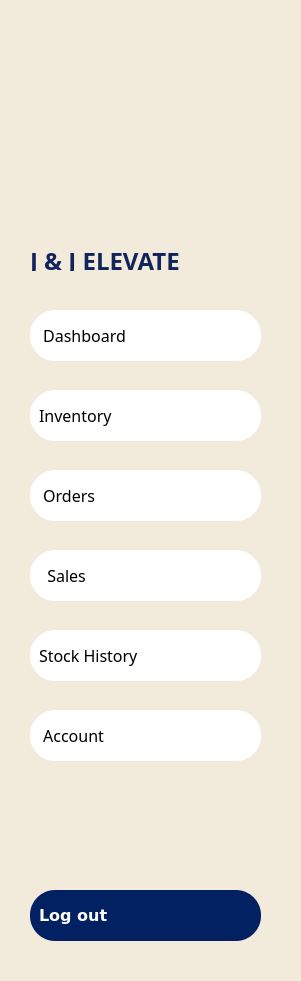
  <widget class="QFrame" name="LeftMenuBar">
   <property name="geometry">
    <rect>
     <x>0</x>
     <y>0</y>
     <width>301</width>
     <height>981</height>
    </rect>
   </property>
   <property name="font">
    <font>
     <pointsize>14</pointsize>
    </font>
   </property>
   <property name="styleSheet">
    <string notr="true">background-color: rgba(235, 224, 204, 0.47); /* #ebe0cc with 47% opacity */</string>
   </property>
   <property name="frameShape">
    <enum>QFrame::NoFrame</enum>
   </property>
   <property name="frameShadow">
    <enum>QFrame::Raised</enum>
   </property>
   <widget class="QLabel" name="JJelevate_text">
    <property name="geometry">
     <rect>
      <x>30</x>
      <y>250</y>
      <width>251</width>
      <height>21</height>
     </rect>
    </property>
    <property name="font">
     <font>
      <family>Montserrat ExtraBold</family>
      <pointsize>18</pointsize>
      <weight>75</weight>
      <bold>true</bold>
     </font>
    </property>
    <property name="styleSheet">
     <string notr="true">color: #12245c; 
background: transparent;
</string>
    </property>
    <property name="text">
     <string>J &amp; J ELEVATE</string>
    </property>
    <property name="scaledContents">
     <bool>true</bool>
    </property>
   </widget>
   <widget class="QLabel" name="Logo">
    <property name="geometry">
     <rect>
      <x>30</x>
      <y>50</y>
      <width>241</width>
      <height>171</height>
     </rect>
    </property>
    <property name="styleSheet">
     <string notr="true">background: transparent;</string>
    </property>
    <property name="text">
     <string/>
    </property>
    <property name="pixmap">
     <pixmap>../resources/images/JJLOGO.png</pixmap>
    </property>
    <property name="scaledContents">
     <bool>true</bool>
    </property>
    <property name="alignment">
     <set>Qt::AlignCenter</set>
    </property>
   </widget>
   <widget class="QPushButton" name="pushButton_Dashboard">
    <property name="geometry">
     <rect>
      <x>30</x>
      <y>310</y>
      <width>231</width>
      <height>51</height>
     </rect>
    </property>
    <property name="font">
     <font>
      <family>Montserrat Medium</family>
      <pointsize>12</pointsize>
      <weight>50</weight>
      <italic>false</italic>
      <bold>false</bold>
     </font>
    </property>
    <property name="styleSheet">
     <string notr="true">QPushButton {
    background-color: white;
    color: black;
    border-radius: 25px;
    padding: 9px;
    text-align: left;
}
QPushButton:hover {
    background-color:#c25b55;
    color:black;
    font-weight: 700;
}
QPushButton.activeButton {
    background-color:#c25b55;
    color:black;
    font-weight: 700;
}
</string>
    </property>
    <property name="text">
     <string> Dashboard   </string>
    </property>
    <property name="icon">
     <iconset>
      <normaloff>../resources/images/dashboard_icon.svg</normaloff>../resources/images/dashboard_icon.svg</iconset>
    </property>
    <property name="iconSize">
     <size>
      <width>40</width>
      <height>40</height>
     </size>
    </property>
   </widget>
   <widget class="QPushButton" name="pushButton_Inventory">
    <property name="geometry">
     <rect>
      <x>30</x>
      <y>390</y>
      <width>231</width>
      <height>51</height>
     </rect>
    </property>
    <property name="font">
     <font>
      <family>Montserrat Medium</family>
      <pointsize>12</pointsize>
     </font>
    </property>
    <property name="styleSheet">
     <string notr="true">QPushButton {
    background-color: white;
    color: black;
    border-radius: 25px;
    padding: 9px;
    text-align: left;
}
QPushButton:hover {
    background-color:#c25b55;
    color:black;
    font-weight: 700;
}
QPushButton.activeButton {
    background-color:#c25b55;
    color:black;
    font-weight: 700;
}
</string>
    </property>
    <property name="text">
     <string>Inventory</string>
    </property>
    <property name="icon">
     <iconset>
      <normaloff>../resources/images/inventory_icon.svg</normaloff>../resources/images/inventory_icon.svg</iconset>
    </property>
    <property name="iconSize">
     <size>
      <width>50</width>
      <height>45</height>
     </size>
    </property>
   </widget>
   <widget class="QPushButton" name="pushButton_Orders">
    <property name="geometry">
     <rect>
      <x>30</x>
      <y>470</y>
      <width>231</width>
      <height>51</height>
     </rect>
    </property>
    <property name="font">
     <font>
      <family>Montserrat Medium</family>
      <pointsize>12</pointsize>
     </font>
    </property>
    <property name="styleSheet">
     <string notr="true">QPushButton {
    background-color: white;
    color: black;
    border-radius: 25px;
    padding: 9px;
    text-align: left;
}
QPushButton:hover {
    background-color:#c25b55;
    color:black;
    font-weight: 700;
}
QPushButton.activeButton {
    background-color:#c25b55;
    color:black;
    font-weight: 700;
}
</string>
    </property>
    <property name="text">
     <string> Orders</string>
    </property>
    <property name="icon">
     <iconset>
      <normaloff>../resources/images/orders_icon.svg</normaloff>../resources/images/orders_icon.svg</iconset>
    </property>
    <property name="iconSize">
     <size>
      <width>46</width>
      <height>42</height>
     </size>
    </property>
   </widget>
   <widget class="QPushButton" name="pushButton_Sales">
    <property name="geometry">
     <rect>
      <x>30</x>
      <y>550</y>
      <width>231</width>
      <height>51</height>
     </rect>
    </property>
    <property name="font">
     <font>
      <family>Montserrat Medium</family>
      <pointsize>12</pointsize>
     </font>
    </property>
    <property name="styleSheet">
     <string notr="true">QPushButton {
    background-color: white;
    color: black;
    border-radius: 25px;
    padding: 9px;
    text-align: left;
}
QPushButton:hover {
    background-color:#c25b55;
    color:black;
    font-weight: 700;
}
QPushButton.activeButton {
    background-color:#c25b55;
    color:black;
    font-weight: 700;
}
</string>
    </property>
    <property name="text">
     <string>  Sales</string>
    </property>
    <property name="icon">
     <iconset>
      <normaloff>../resources/images/sales_icon.svg</normaloff>../resources/images/sales_icon.svg</iconset>
    </property>
    <property name="iconSize">
     <size>
      <width>35</width>
      <height>35</height>
     </size>
    </property>
   </widget>
   <widget class="QPushButton" name="pushButton_Account">
    <property name="geometry">
     <rect>
      <x>30</x>
      <y>710</y>
      <width>231</width>
      <height>51</height>
     </rect>
    </property>
    <property name="font">
     <font>
      <family>Montserrat Medium</family>
      <pointsize>12</pointsize>
     </font>
    </property>
    <property name="styleSheet">
     <string notr="true">QPushButton {
    background-color: white;
    color: black;
    border-radius: 25px;
    padding: 9px;
    text-align: left;
}
QPushButton:hover {
    background-color:#c25b55;
    color:black;
    font-weight: 700;
}
QPushButton.activeButton {
    background-color:#c25b55;
    color:black;
    font-weight: 700;
}
</string>
    </property>
    <property name="text">
     <string> Account     </string>
    </property>
    <property name="icon">
     <iconset>
      <normaloff>../resources/images/account_icon.svg</normaloff>../resources/images/account_icon.svg</iconset>
    </property>
    <property name="iconSize">
     <size>
      <width>48</width>
      <height>48</height>
     </size>
    </property>
   </widget>
   <widget class="QPushButton" name="pushButton_LogOut">
    <property name="geometry">
     <rect>
      <x>30</x>
      <y>890</y>
      <width>231</width>
      <height>51</height>
     </rect>
    </property>
    <property name="font">
     <font>
      <family>Verdana</family>
      <pointsize>12</pointsize>
      <weight>87</weight>
      <bold>true</bold>
     </font>
    </property>
    <property name="styleSheet">
     <string notr="true">QPushButton {
    background-color:#022162;
color:white;
font-weight: 700;
    border-radius: 25px;
    padding: 9px;
font-size: 14;
text-align: left;
}
QPushButton:hover {
        background-color: rgba(2, 33, 98, 0.8);
        color: white;
    font-weight: 700;
}</string>
    </property>
    <property name="text">
     <string>Log out</string>
    </property>
    <property name="icon">
     <iconset>
      <normaloff>../resources/images/WHITElogout_icon.svg</normaloff>../resources/images/WHITElogout_icon.svg</iconset>
    </property>
    <property name="iconSize">
     <size>
      <width>38</width>
      <height>38</height>
     </size>
    </property>
   </widget>
   <widget class="QPushButton" name="pushButton_Stock_History">
    <property name="geometry">
     <rect>
      <x>30</x>
      <y>630</y>
      <width>231</width>
      <height>51</height>
     </rect>
    </property>
    <property name="font">
     <font>
      <family>Montserrat Medium</family>
      <pointsize>12</pointsize>
     </font>
    </property>
    <property name="styleSheet">
     <string notr="true">QPushButton {
    background-color: white;
    color: black;
    border-radius: 25px;
    padding: 9px;
    text-align: left;
}
QPushButton:hover {
    background-color:#c25b55;
    color:black;
    font-weight: 700;
}
QPushButton.activeButton {
    background-color:#c25b55;
    color:black;
    font-weight: 700;
}
</string>
    </property>
    <property name="text">
     <string>Stock History</string>
    </property>
    <property name="icon">
     <iconset>
      <normaloff>../resources/images/inventory_icon.svg</normaloff>../resources/images/inventory_icon.svg</iconset>
    </property>
    <property name="iconSize">
     <size>
      <width>50</width>
      <height>45</height>
     </size>
    </property>
   </widget>
  </widget>
